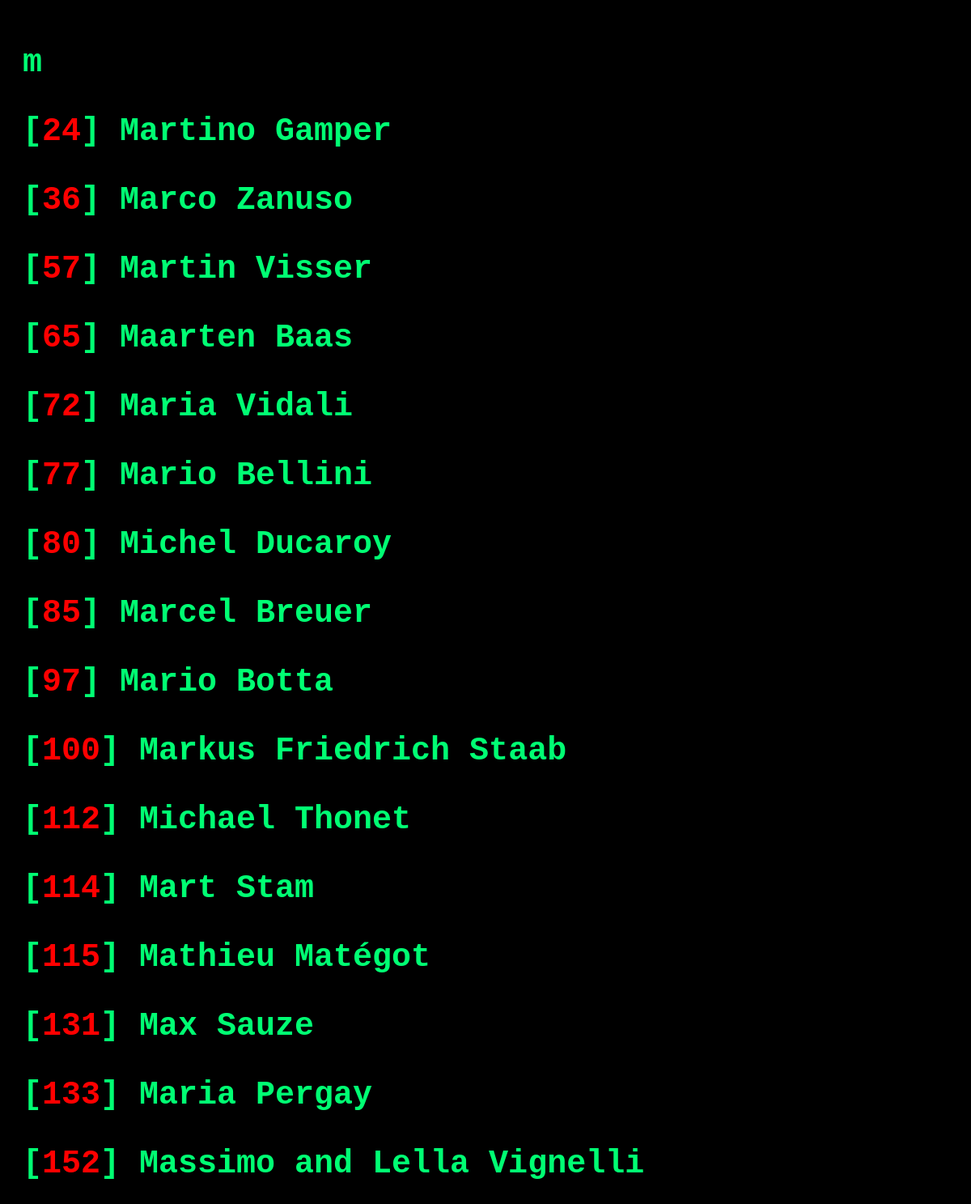
The page /letter/m.php on the database its author committed.
### tables this page shows
CREATE TABLE `designer` (
  `designer_id` int(4) NOT NULL,
  `firstname` varchar(50) NOT NULL,
  `lastname` varchar(50) NOT NULL,
  `description` text DEFAULT NULL,
  `is_visible` enum('0','1') NOT NULL DEFAULT '1'
);

### functions/function_db.php (called while the page is built, shortened)
<?php
function requeteResultat($query){
    global $mysqli;
    if ($result = $mysqli->query($query)) {
        $answer = array();
        if($result->num_rows == 0){
            return false;
        }else{
            while($data = $result->fetch_assoc()) {
                $answer[] = $data;
            }
            return $answer;
        }
    }
}
?>

### letter/m.php (the view, shortened to what this page needs)
<?php
include_once("./../functions/function_db.php");
$lettre_select= "m";
$sql_only_X_orderby_ASC = "SELECT designer_id, firstname, lastname FROM designer WHERE firstname LIKE '".$lettre_select."%';";
$result_only_X_orderby_ASC = requeteResultat($sql_only_X_orderby_ASC);
?>
<!DOCTYPE html>
<html lang="en">
<head>
    <link rel="stylesheet" href="./../style.css">
</head>
<body>
<?php
echo "<h1>".$lettre_select."<h1>";
foreach ($result_only_X_orderby_ASC as $r) {
    $id = $r["designer_id"];
    $prenom = $r["firstname"];
    $nom = $r["lastname"];
    echo "<p class='list'>[<span class='id'>" .$id. "</span>] " .$prenom. " " .$nom. "</p>";
}
?>
</body>
</html>

### style.css (style rules this page uses)
body { background-color: black; font-family: 'Courier New', Courier, monospace; padding: 20px; font-size: 20px; }
H1 { color: rgb(0, 255, 115); }
span.id { color: rgb(255, 0, 0); }
p.list { color:rgb(0, 255, 115); }

### rows shown on the page
designer: designer_id "24", firstname "Martino", lastname "Gamper"
designer: designer_id "36", firstname "Marco", lastname "Zanuso"
designer: designer_id "57", firstname "Martin", lastname "Visser"
designer: designer_id "65", firstname "Maarten", lastname "Baas"
designer: designer_id "72", firstname "Maria", lastname "Vidali"
designer: designer_id "77", firstname "Mario", lastname "Bellini"
designer: designer_id "80", firstname "Michel", lastname "Ducaroy"
designer: designer_id "85", firstname "Marcel", lastname "Breuer"
designer: designer_id "97", firstname "Mario", lastname "Botta"
designer: designer_id "100", firstname "Markus", lastname "Friedrich Staab"
designer: designer_id "112", firstname "Michael", lastname "Thonet"
designer: designer_id "114", firstname "Mart", lastname "Stam"
designer: designer_id "115", firstname "Mathieu", lastname "Matégot"
designer: designer_id "131", firstname "Max", lastname "Sauze"
designer: designer_id "133", firstname "Maria", lastname "Pergay"
designer: designer_id "152", firstname "Massimo", lastname "and Lella Vignelli"

### other values the page prints
$lettre_select "m"
